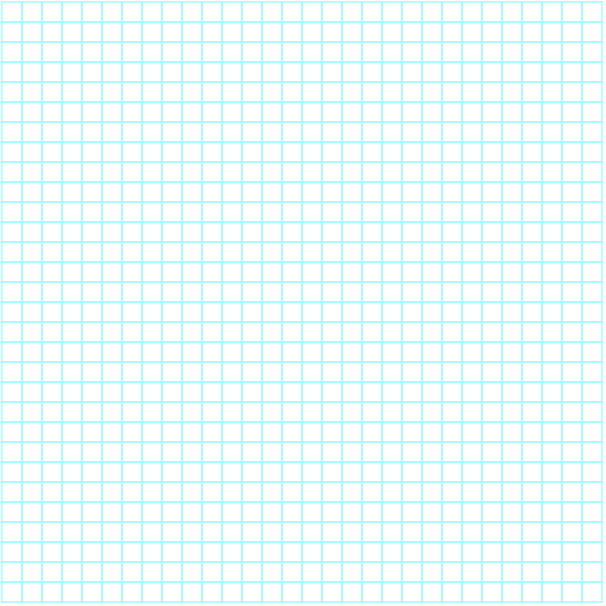
Frame 1 (no input)
Frame 60 (no input): identical to frame 1, image omitted
Frame 120 (the mouse pressed at the canvas centre since frame 60): identical to frame 1, image omitted

The p5.js sketch that drew this single still picture (run headless with seeded random() and noise() and a simulated clock; from frame 60 on, the mouse is pressed at the canvas centre):

// p5.js sketch
// ── sketch.js
let h=600;
let w=600;
let bs=20;
let rows;
let cols;
let grid=[];
let current;
let stk = [];
let flag=0;

function setup(){
    let canvas = createCanvas(w+6, h+6);
    cols=Math.floor(w/bs);
    rows=Math.floor(h/bs);
    for(let i=0;i<rows;i++){
        let tmp=[];
        for(let j=0;j<cols;j++){
            tmp.push(new Cell(i, j, bs, bs));
        }
        grid.push(tmp);
    }
    let button = document.querySelector("#start");
    document.addEventListener("click", function(){
        if(flag===0){
            flag=1;
            current=createVector(0, 0);
            grid[current.y][current.x].visited=true;
            stk.push(current);
        }
    });
    // frameRate(20);
}

function draw(){
    background(255);
    translate(2, 2);
    while(stk.length!==0){
        current = stk.pop();
        let neighbour = grid[current.y][current.x].getNeighbour(grid, rows, cols);
        // console.log(neighbour);
        if(neighbour!==undefined){
            stk.push(current);
            grid[neighbour.y][neighbour.x].visited=true;
            removeWall(grid, current, neighbour);
            stk.push(neighbour);
        }
        break;
    }

    for(let i=0;i<rows;i++){
        for(let j=0;j<cols;j++){
            grid[i][j].show();
        }
    }

    for(let ele of stk){
        noStroke();
        fill(0, 168, 219);
        let cell=grid[ele.y][ele.x];
        rect(cell.j*cell.w, cell.i*cell.h, cell.w, cell.h);
    }
}

function removeWall(grid, current, neighbour){
    let o1 = grid[current.y][current.x];
    let o2 = grid[neighbour.y][neighbour.x];
    if(o1.j===o2.j){
        if(o1.i>o2.i){
            grid[current.y][current.x].t=0;
            grid[neighbour.y][neighbour.x].b=0;
        }else{
            grid[current.y][current.x].b=0;
            grid[neighbour.y][neighbour.x].t=0;
        }
    }else if(o1.i===o2.i){
        if(o1.j>o2.j){
            grid[current.y][current.x].l=0;
            grid[neighbour.y][neighbour.x].r=0;
        }else{
            grid[current.y][current.x].r=0;
            grid[neighbour.y][neighbour.x].l=0;
        }
    }
}
// ── cell.js
class Cell{
    constructor(i, j, w, h){
        this.i=i;
        this.j=j;
        this.w=w;
        this.h=h;
        this.l=1;
        this.r=1;
        this.t=1;
        this.b=1;
        this.visited=false;
    }

    getNeighbour(grid, rows, cols){
        let neighbours = [];

        if(this.i-1>=0&&grid[this.i-1][this.j].visited!==true){
            neighbours.push(createVector(this.j, this.i-1));
        }
        if(this.i+1<rows&&grid[this.i+1][this.j].visited!==true){
            neighbours.push(createVector(this.j, this.i+1));
        }
        if(this.j-1>=0&&grid[this.i][this.j-1].visited!==true){
            neighbours.push(createVector(this.j-1, this.i));
        }
        if(this.j+1<cols&&grid[this.i][this.j+1].visited!==true){
            neighbours.push(createVector(this.j+1, this.i));
        }

        if(neighbours.length===0){
            return;
        }
        return neighbours[Math.floor((Math.random()*neighbours.length))];
    }

    show(){
        stroke(161, 252, 255);
        strokeWeight(1.5);
        let x=this.j*this.w;
        let y=this.i*this.h;
        if(this.t===1){
            line(x, y, x+this.w, y);
        }
        if(this.l===1){
            line(x, y, x, y+this.h);
        }
        if(this.r===1){
            line(x+this.w, y, x+this.w, y+this.h);
        }
        if(this.b===1){
            line(x, y+this.h, x+this.w, y+this.h);
        }
        if(this.visited===true){
            noStroke();
            fill(15, 92, 128);
            rect(x, y, this.w, this.h);
        }
    }
}
